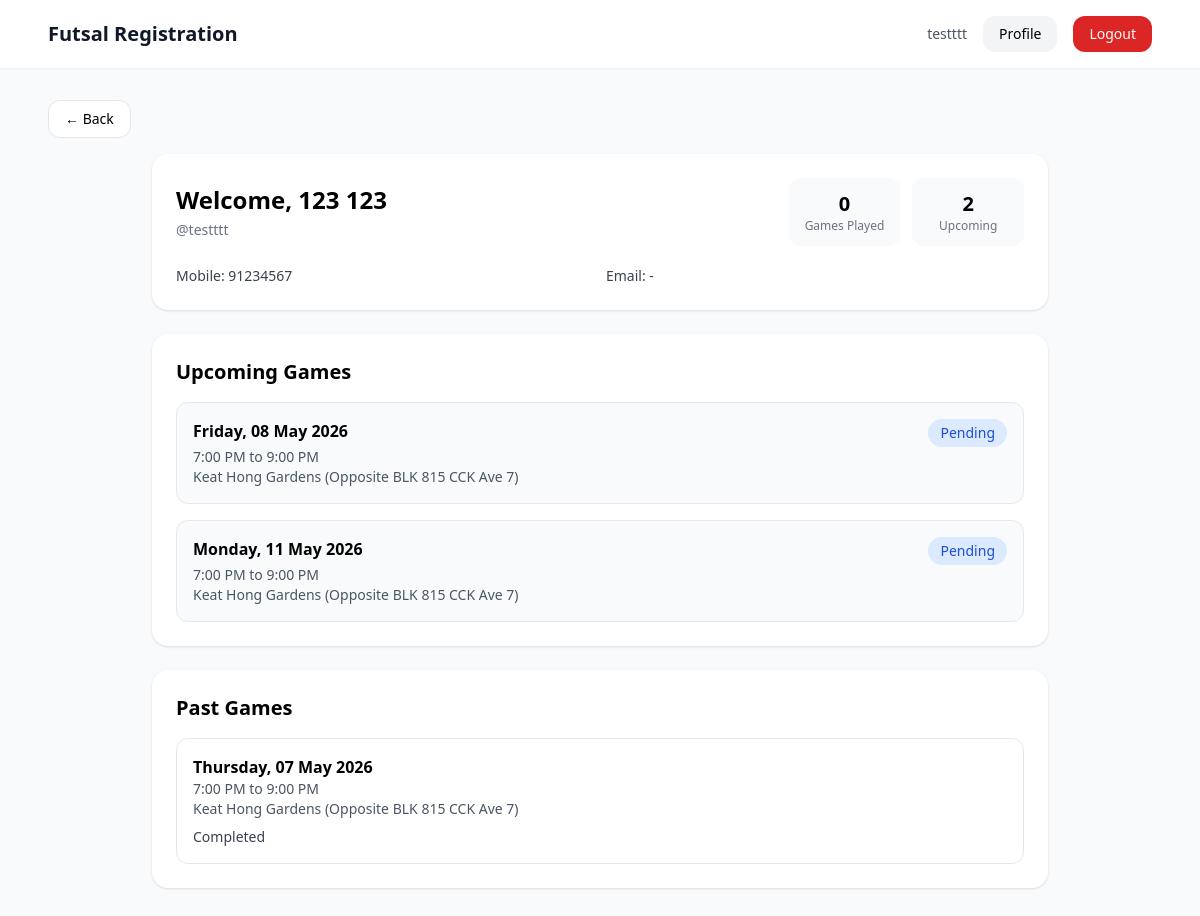
Before: /profile/ (signed in) with the older database file.
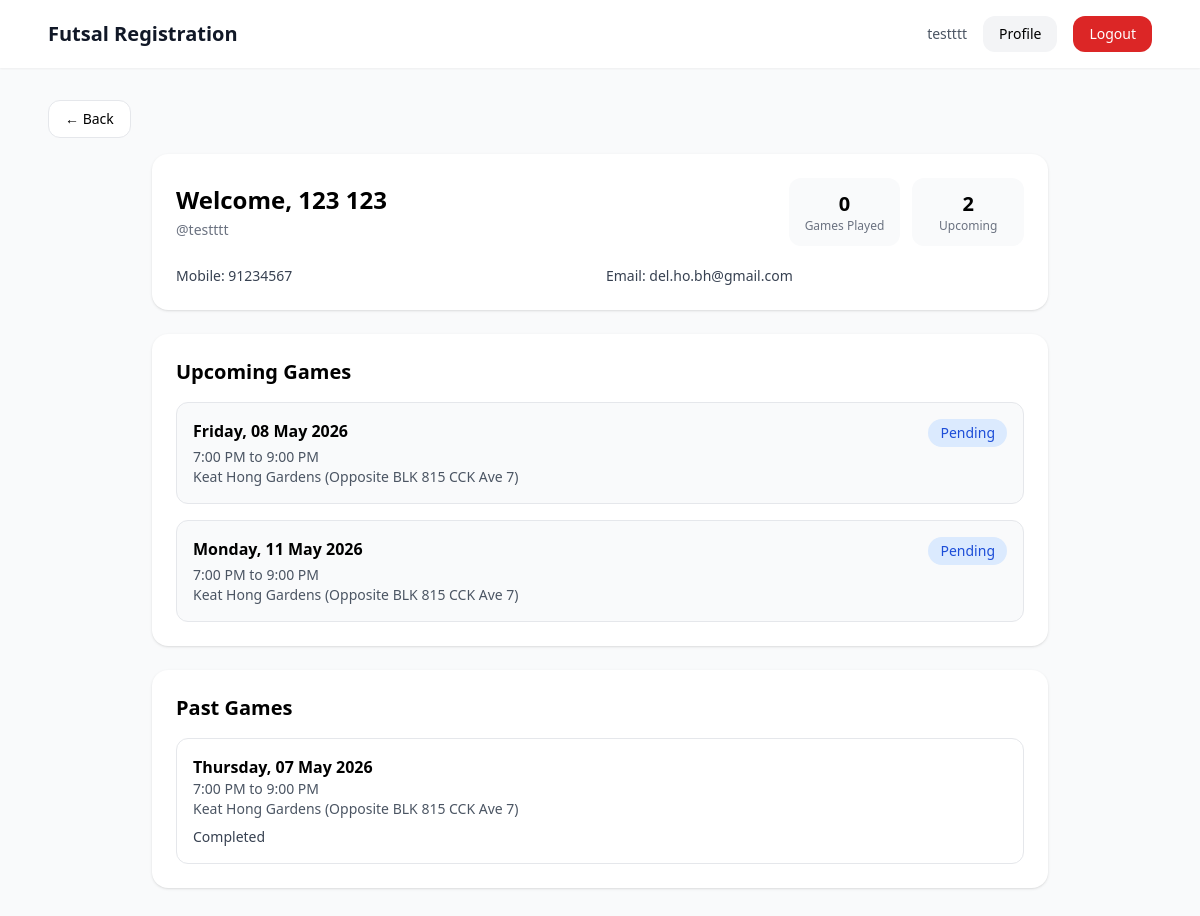
After: the same page with the newer database file.
### accounts/models.py (models this page shows, shortened)
class User(AbstractUser):
    ROLE_USER = "user"
    ROLE_ADMIN = "admin"
    ROLE_SUPERADMIN = "superadmin"
    ROLE_CHOICES = [
        (ROLE_USER, "User"),
        (ROLE_ADMIN, "Admin"),
        (ROLE_SUPERADMIN, "Superadmin"),
    ]
    PLAYER_NEW = "new"
    PLAYER_REGULAR = "regular"
    PLAYER_CORE = "core"
    PLAYER_NAUGHTY = "naughty"
    PLAYER_TYPE_CHOICES = [
        (PLAYER_NEW, "New"),
        (PLAYER_REGULAR, "Regular"),
        (PLAYER_CORE, "Core"),
        (PLAYER_NAUGHTY, "Naughty"),
    ]
    role = models.CharField(max_length=20, choices=ROLE_CHOICES, default=ROLE_USER)
    player_type = models.CharField(max_length=20, choices=PLAYER_TYPE_CHOICES, default=PLAYER_NEW)
    mobile_number = models.CharField(max_length=30, blank=True)
    games_played_count = models.PositiveIntegerField(default=0)
    email_verified = models.BooleanField(default=False)
    admin_notes = models.TextField(blank=True, default="")

### accounts/views.py (the view)
# urls.py: path("profile/", views.profile_view, name="profile"),
@login_required
def profile_view(request):
    user = request.user
    upcoming_registrations = EventRegistration.objects.filter(
        user=user,
        event__start_datetime__gte=timezone.now()
    ).select_related("event").order_by("event__start_datetime")
    for reg in upcoming_registrations:
        reg.visible_status = get_player_visible_status(reg, reg.event)
    recent_events = EventRegistration.objects.filter(
        user=user,
        event__start_datetime__lt=timezone.now()
    ).select_related("event").order_by("-event__start_datetime")[:5]
    context = {
        "user": user,
        "upcoming_registrations": upcoming_registrations,
        "recent_events": recent_events,
    }
    return render(request, "accounts/profile.html", context)

### accounts/views.py (called while the page is built, shortened)
def get_player_visible_status(registration, event):
    if not registration:
        return None
    if registration.status == "playing":
        return {
            "label": "Playing",
            "message": "You are in the playing list.",
            "queue_number": None,
        }
    return {
        "label": "Pending",
        "message": "Your status is pending.",
        "queue_number": None,
    }

### events/models.py (called while the page is built)
    @property
    def weekday_display(self):
        local_start = timezone.localtime(self.start_datetime)
        return local_start.strftime("%A")

    @property
    def date_display(self):
        local_start = timezone.localtime(self.start_datetime)
        return local_start.strftime("%d %B %Y")

    @property
    def time_range_display(self):
        local_start = timezone.localtime(self.start_datetime)
        local_end = timezone.localtime(self.end_datetime)
        start = local_start.strftime("%I:%M %p").lstrip("0")
        end = local_end.strftime("%I:%M %p").lstrip("0")
        return f"{start} to {end}"

### templates/accounts/profile.html (shortened to what the changed rows need)
{% extends "base.html" %}
{% block content %}
<div class="max-w-4xl mx-auto space-y-6">
    <div class="bg-white rounded-2xl shadow p-6">
        <div class="flex flex-col md:flex-row md:items-center md:justify-between gap-4">
            <div>
                <h1 class="text-2xl font-bold">
                    Welcome, {{ user.get_full_name|default:user.username }}
                </h1>
                <p class="text-sm text-gray-500 mt-1">@{{ user.username }}</p>
            </div>
            <div class="grid grid-cols-2 gap-3 text-center">
                <div class="bg-gray-50 rounded-xl px-4 py-3">
                    <div class="text-xl font-bold">{{ user.games_played_count }}</div>
                    <div class="text-xs text-gray-500">Games Played</div>
                </div>
            </div>
        </div>
        <div class="mt-5 grid grid-cols-1 md:grid-cols-2 gap-3 text-sm text-gray-700">
            <div>Mobile: {{ user.mobile_number|default:"-" }}</div>
            <div>Email: {{ user.email|default:"-" }}</div>
        </div>
    </div>
    <div class="bg-white rounded-2xl shadow p-6">
        <h2 class="text-xl font-bold">Upcoming Games</h2>
    </div>
    <div class="bg-white rounded-2xl shadow p-6">
        <h2 class="text-xl font-bold">Past Games</h2>
    </div>
</div>
{% endblock %}

### templates/base.html (shortened to what this page needs)
<!DOCTYPE html>
<html>
<head>
    <script src="https://cdn.tailwindcss.com"></script>
</head>
<body class="bg-gray-50 min-h-screen">
    <header class="bg-white shadow-sm">
        <div class="max-w-6xl mx-auto px-6 py-4 flex items-center justify-between">
            <a href="/" class="text-xl font-bold text-gray-900">Futsal Registration</a>
           <div class="flex items-center gap-4">
    {% if request.user.is_authenticated %}
        <span class="text-sm text-gray-600">{{ request.user.username }}</span>
        <a href="{% url 'profile' %}"
           class="text-sm px-4 py-2 rounded-xl bg-gray-100 hover:bg-gray-200">
            Profile
        </a>
        <form method="post" action="/logout/">
            <button type="submit"
                class="text-sm px-4 py-2 rounded-xl bg-red-600 text-white hover:bg-red-700">
                Logout
            </button>
        </form>
    {% else %}
        <a href="/login/"
           class="text-sm px-4 py-2 rounded-xl bg-blue-600 text-white hover:bg-blue-700">
            Login
        </a>
    {% endif %}
</div>
        </div>
    </header>
    <main class="max-w-6xl mx-auto px-6 py-8">
        {% block content %}{% endblock %}
    </main>
</body>
</html>

Changed rows visible on the page:
changed User "testttt": email "-" → "del.ho.bh@gmail.com"
